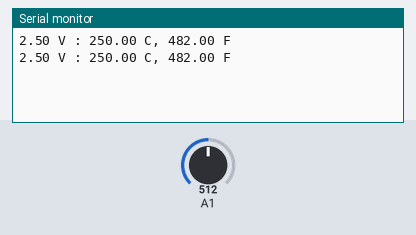
This sketch was run on a simulated Arduino Uno, built with avr-gcc and run on an emulated ATmega328P. Shown: the last lines printed to the serial monitor. The test bench sets the inputs (shaded band); at power-on: A1 = 512.

Above: at 1.8 s.
1.9 s: A1 set to 716
At 2.6 s:
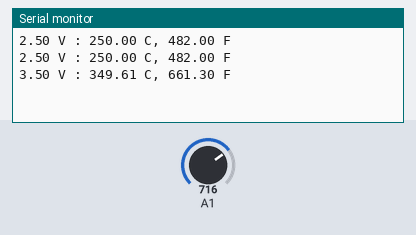
3.4 s: A1 set to 900
At 4.8 s:
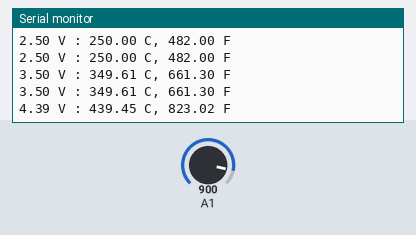
Timing chart, 0 to 6.4 s (numbered marks = the images above; inputs shaded):
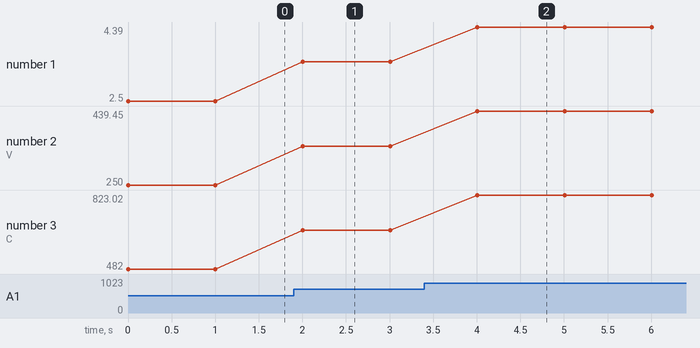

Measured:
- after the input at 1.9 s, the serial monitor: prints a new line after 0.10 s (image 1)
- after the input at 3.4 s, the serial monitor: prints a new line after 0.61 s (image 2)
- plotted number 1: 2.5 → 3.5 after the input at 1.9 s, 3.5 → 4.39 after the input at 3.4 s
- plotted number 2: 250 → 349.61 after the input at 1.9 s, 349.61 → 439.45 after the input at 3.4 s
- plotted number 3: 482 → 661.3 after the input at 1.9 s, 661.3 → 823.02 after the input at 3.4 s

The sketch:

Temperature_Sensor_TMP36.ino
```cpp
void setup( ) {
  Serial.begin(9600); // 직렬 포트 초기화
}

void loop( ) {
  int reading = analogRead(55); // 온도 센서 읽기
  // ADC 반환값을 전압으로 변환
  float voltage = reading * 5.0 / 1024.0;
  Serial.print (voltage);
  Serial.print (" V : ");
  // 전압에 100을 곱하면 섭씨온도를 얻을 수 있다.
  float temperatureC = voltage * 100;
  Serial.print (temperatureC);
  Serial.print (" C, ");
  // 화씨온도로 변환
  float temperatureF = (temperatureC * 9.0 / 5.0) + 32.0;
  Serial.print (temperatureF);
  Serial.println(" F");
  delay(1000);
}
```
